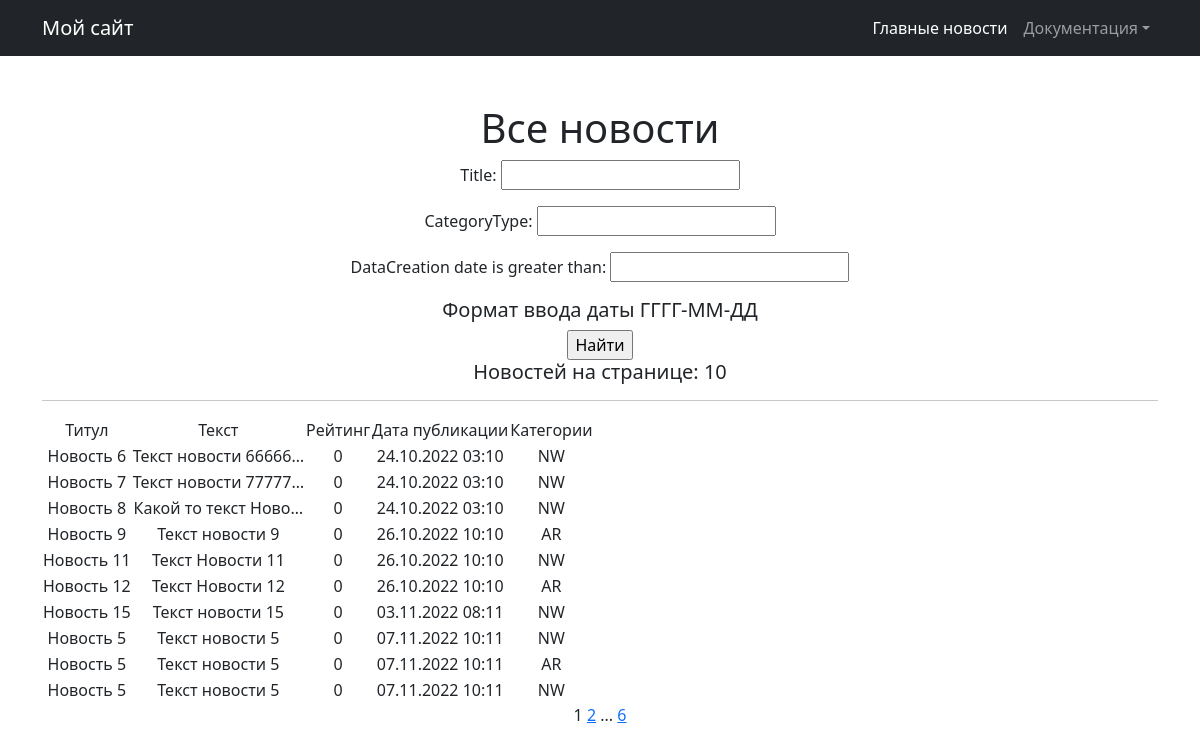
The app's page /news/search/ with its own data.
### new/models.py (models this page shows, shortened)
class Post(models.Model):
    author_post = models.ForeignKey(User, on_delete=models.CASCADE)
    NEWS = 'NW'
    ARTICLE = 'AR'
    CATEGORY_CHOICES =  (
        ( NEWS, 'НОВОСТЬ'),
        (ARTICLE, 'СТАТЬЯ')
    )
    categoryType = models.CharField(max_length=2, choices=CATEGORY_CHOICES, default=ARTICLE)
    dataCreation = models.DateTimeField(auto_now_add=True)
    postCategory = models.ManyToManyField(Category, through='PostCategory')
    title = models.CharField(max_length=128)
    text = models.TextField()
    rating = models.SmallIntegerField(default=0)

### new/views.py (the view)
# urls.py: path('search/', PostSearch.as_view(), name='news_search'),
class PostSearch(ListView):
    model = Post
    template_name = 'NewsSearch.html'
    context_object_name = 'Post'
    paginate_by = 10
    def get_queryset(self):
        queryset = super().get_queryset()
        self.filterset = PostFilter(self.request.GET, queryset)
        return self.filterset.qs
    def get_context_data(self, **kwargs):
        context = super().get_context_data(**kwargs)
        context['filterset'] = self.filterset
        return context

### templates/NewsSearch.html (shortened to what this page needs)
{% extends 'flatpages/default.html' %}
{% block content %}
   <h1>Все новости</h1>
<form action="" method="get">
   {{ filterset.form.as_p }}
    <h5>Формат ввода даты ГГГГ-ММ-ДД</h5>
   <input type="submit" value="Найти" />
</form>
   <h5>Новостей на странице: {{ Post|length }}</h5>
   <hr>
   {% if Post %}
       <table>
           <tr>
               <td>Титул</td>
               <td>Текст</td>
               <td>Рейтинг</td>
               <td>Дата публикации</td>
               <td>Категории</td>
           </tr>
           {% for Post in Post %}
           <tr>
               <td>{{ Post.title }}</td>
               <td>{{ Post.text|truncatechars:20 }}</td>
               <td>{{ Post.rating }}</td>
               <td>{{ Post.dataCreation|date:'d.m.Y h:m'}}</td>
               <td>{{ Post.categoryType}}</td>
           </tr>
           {% endfor %}
       </table>
   {% else %}
       <h2>Новостей нет!</h2>
   {% endif %}
   {{ page_obj.number }}
   {% if page_obj.has_next %}
       <a href="?page={{ page_obj.next_page_number }}">{{ page_obj.next_page_number }}</a>
       {% if paginator.num_pages != page_obj.next_page_number %}
           ...
           <a href="?page={{ page_obj.paginator.num_pages }}">{{ page_obj.paginator.num_pages }}</a>
       {% endif %}
   {% endif %}
{% endblock content %}

### records on screen
Post: title "Новость 6", text "Текст новости 66666…", rating "0", dataCreation "24.10.2022 03:10", categoryType "NW"
Post: title "Новость 7", text "Текст новости 77777…", rating "0", dataCreation "24.10.2022 03:10", categoryType "NW"
Post: title "Новость 8", text "Какой то текст Ново…", rating "0", dataCreation "24.10.2022 03:10", categoryType "NW"
Post: title "Новость 9", text "Текст новости 9", rating "0", dataCreation "26.10.2022 10:10", categoryType "AR"
Post: title "Новость 11", text "Текст Новости 11", rating "0", dataCreation "26.10.2022 10:10", categoryType "NW"
Post: title "Новость 12", text "Текст Новости 12", rating "0", dataCreation "26.10.2022 10:10", categoryType "AR"
Post: title "Новость 15", text "Текст новости 15", rating "0", dataCreation "03.11.2022 08:11", categoryType "NW"
Post: title "Новость 5", text "Текст новости 5", rating "0", dataCreation "07.11.2022 10:11", categoryType "NW"
Post: title "Новость 5", text "Текст новости 5", rating "0", dataCreation "07.11.2022 10:11", categoryType "AR"
Post: title "Новость 5", text "Текст новости 5", rating "0", dataCreation "07.11.2022 10:11", categoryType "NW"

### other values on screen
{{ Post|length }} "10"
{{ page_obj.number }} "1"
{{ page_obj.next_page_number }} "2"
{{ page_obj.paginator.num_pages }} "6"
